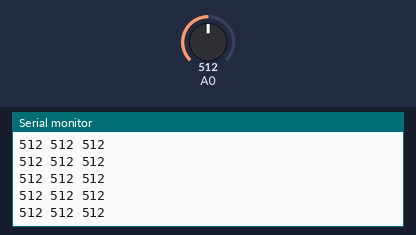
The sketch below on a simulated Arduino Uno, built with avr-gcc and run on an emulated ATmega328P. On the bench: the last lines printed to the serial monitor. Inputs (shaded band) come from the test bench; at power-on: A0 = 512.

Above: at 1.2 s.
1.3 s: A0 set to 716
At 1.32 s:
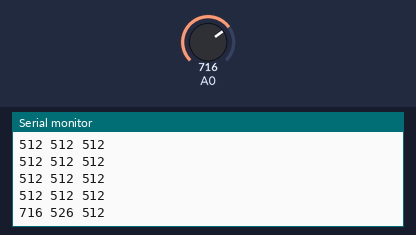
2.8 s: A0 set to 900
At 2.83 s:
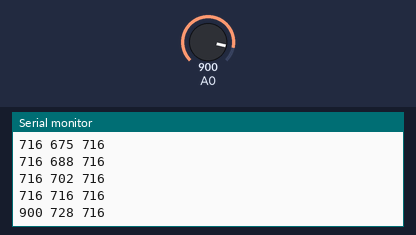
Timing chart, 0 to 5.8 s (numbered marks = the images above; inputs shaded):
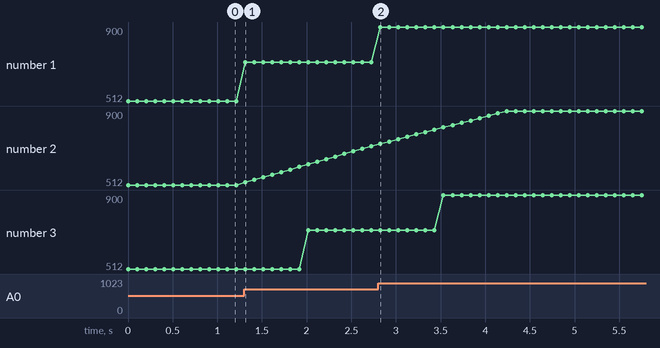

Measured:
- after the input at 1.3 s, the serial monitor: prints a new line at once (image 1)
- after the input at 2.8 s, the serial monitor: prints a new line at once (image 2)
- plotted number 1: 512 → 716 after the input at 1.3 s, 716 → 900 after the input at 2.8 s
- plotted number 2: 512 → 716 after the input at 1.3 s, 716 → 900 after the input at 2.8 s
- plotted number 3: 512 → 716 after the input at 1.3 s, 716 → 900 after the input at 2.8 s

The sketch:

Exemple_mediane.ino
```cpp
#include <RunningMedian.h>

RunningMedian signalCapteur = RunningMedian(15);

void setup()
{
  Serial.begin(57600);
}

void loop()
{
  int x = analogRead(A0);

  signalCapteur.add(x);
  long m = signalCapteur.getMedian();
  long a = signalCapteur.getAverage();

  Serial.print(x);
  Serial.print(" ");
  Serial.print(a);
  Serial.print(" ");
  Serial.println(m);
  delay(100);
}
```
